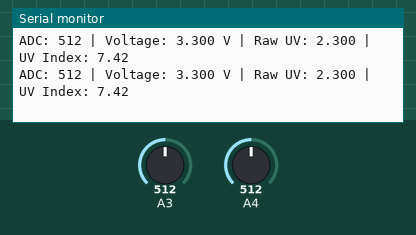
The sketch below on a simulated Arduino Uno, built with avr-gcc and run on an emulated ATmega328P. On the bench: the last lines printed to the serial monitor. The test bench sets the inputs (shaded band); at power-on: A3 = 512, A4 = 512.

Above: at 1.2 s.
1.3 s: A3 set to 0
At 2.8 s:
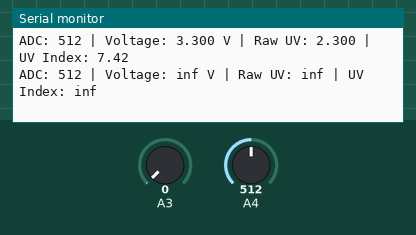
4.3 s: A4 set to 0
At 5.7 s:
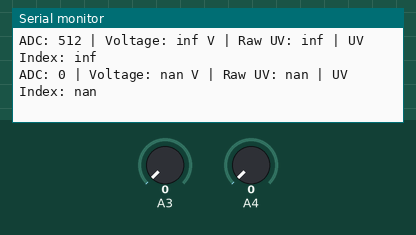
7.3 s: A3 set to 122
At 8.6 s:
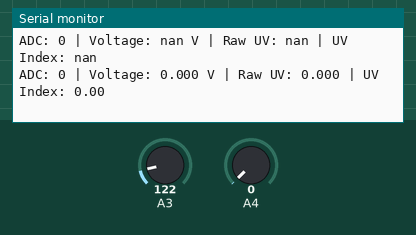
8.8 s: A4 set to 122
At 9.8 s:
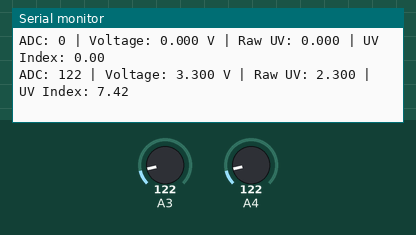
Timing chart, 0 to 11.3 s (numbered marks = the images above; inputs shaded):
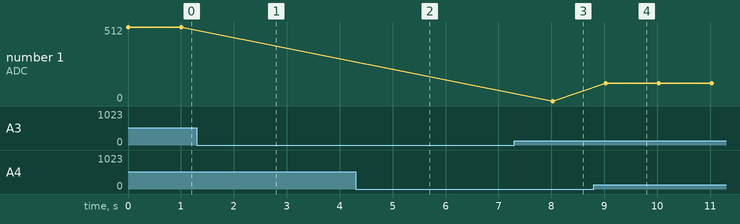

The sketch:

UV.ino
```cpp
#include "utils.h"

//PIN DEFINITIONS
const int UV_OUT = A4;      //ML8511 OUT pin
const int REF_3V3 = A3;     //Arduino UNO 3.3V pin (ADC reference)

/*
CALIBRATION COEFFICIENTS
from regression using atmospheric UV index data:
*/
float m = 3.27;    //slope
float c = -0.1;   //offset

void setup(){
  Serial.begin(9600);
}

void loop(){
  //READ SENSOR AND REFERENCE
  int uv = avgAnalogRead(UV_OUT, 8);     //Sensor ADC reading
  int ref = avgAnalogRead(REF_3V3, 8);   //3.3V ADC reading

  //SELF CALIBRATION
  float outputVoltage = 3.3 / (float)ref * (float)uv;  //Converts ADC ratio into true sensor voltage

  //VOLTAGE -> RAW UV
  float uvRaw = outputVoltage - 1.0;   //ML8511 outputs ~1.0V even at zero UV, so substract the baseline
  if (uvRaw < 0)    //Convert negative values to zero
    uvRaw = 0;

  //ATMOSPHERIC CALIBRATION
  float uvIndex = m * uvRaw + c;   //y = mx + c
  if (uvIndex < 0)
    uvIndex = 0;

  //PRINT RESULTS
  Serial.print("ADC: ");
  Serial.print(uv);

  Serial.print(" | Voltage: ");
  Serial.print(outputVoltage, 3);

  Serial.print(" V | Raw UV: ");
  Serial.print(uvRaw, 3);

  Serial.print(" | UV Index: ");
  Serial.println(uvIndex, 2);

  delay(1000);
}
```

utils.cpp
```cpp
#include <Arduino.h>

int avgAnalogRead(int pin, int readings){
  unsigned int value = 0;

  for(int i = 0; i < readings; i++)
    value += analogRead(pin);

  return value / readings;
}
```

utils.h
```cpp
#ifndef UTILS_H
#define UTILS_H

int avgAnalogRead(int pin, int readings);

#endif
```

Measured:
- after the input at 1.3 s, the serial monitor: prints a new line after 0.71 s (image 1)
- after the input at 4.3 s, the serial monitor: prints a new line after 0.72 s (image 2)
- after the input at 7.3 s, the serial monitor: prints a new line after 0.72 s (image 3)
- after the input at 8.8 s, the serial monitor: prints a new line after 0.23 s (image 4)
- plotted number 1: 0 → 122 after the input at 8.8 s
